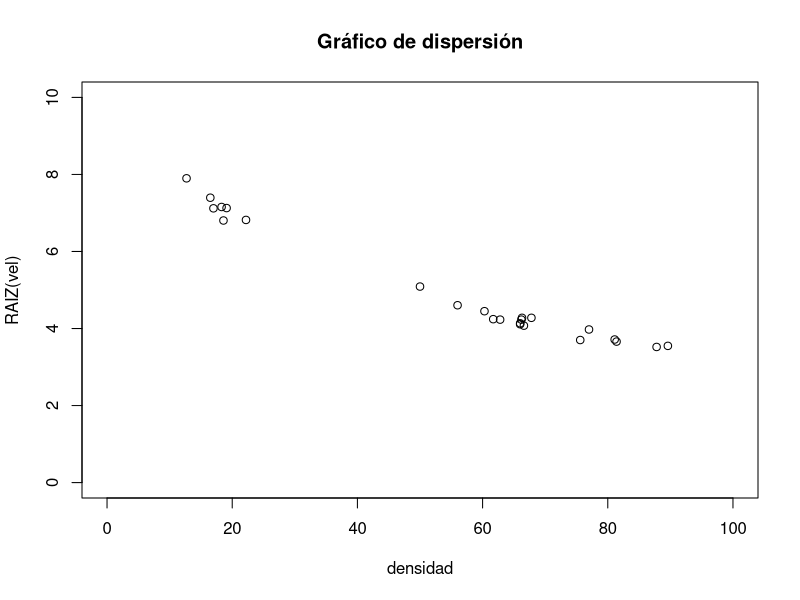
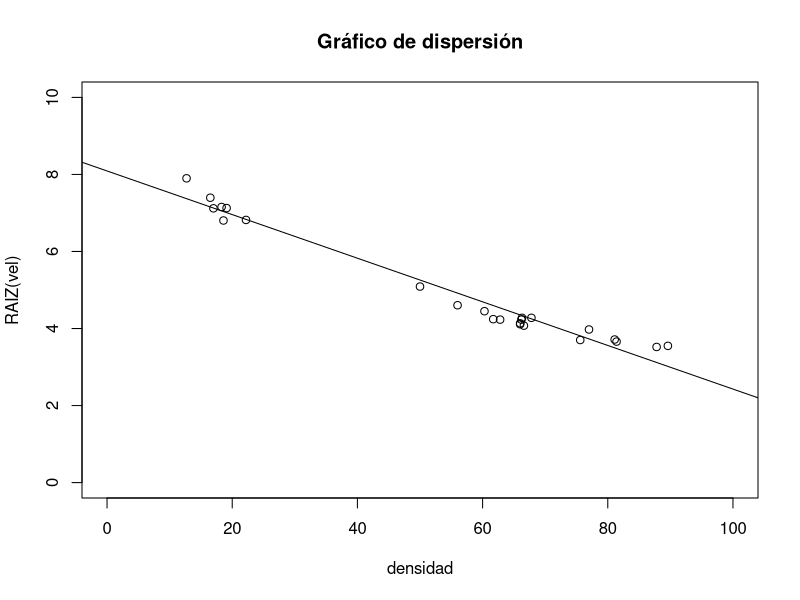
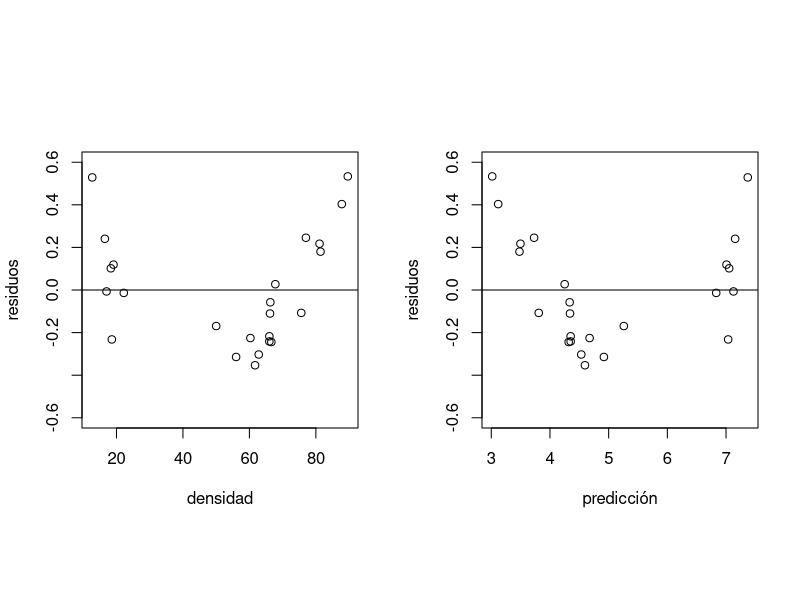
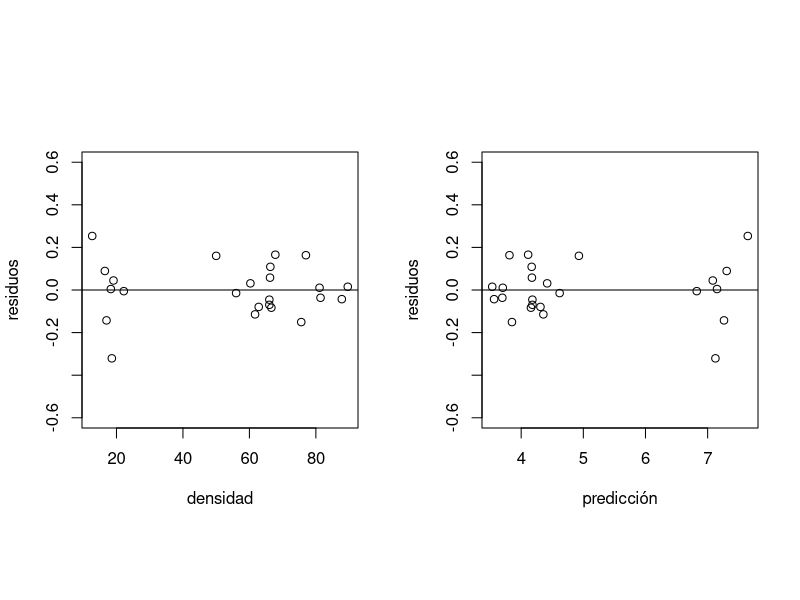
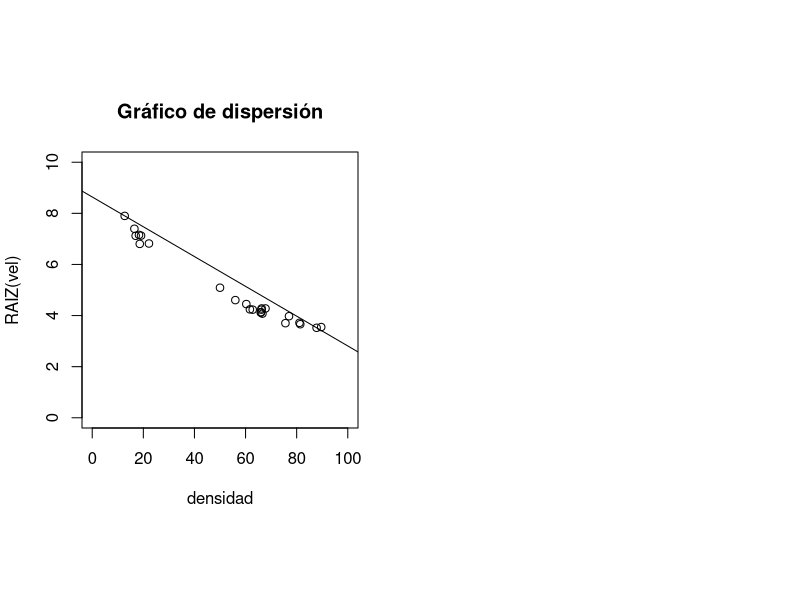
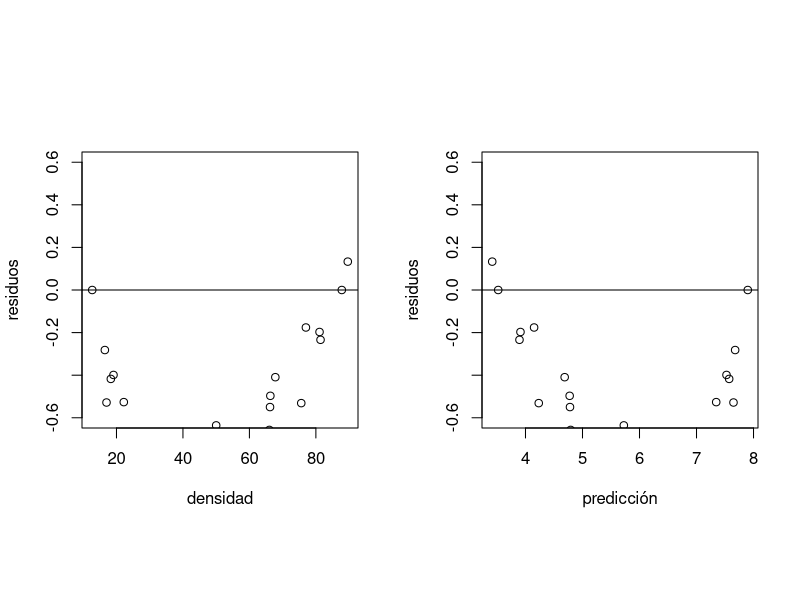
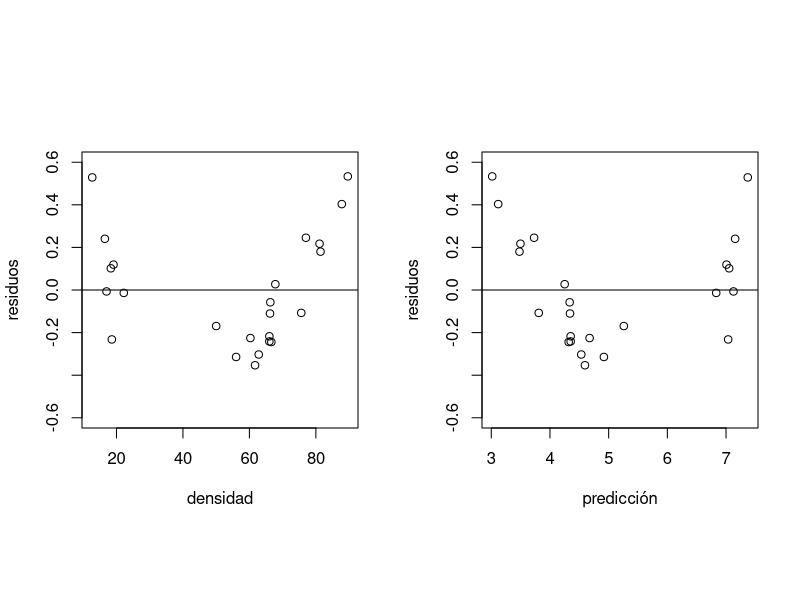
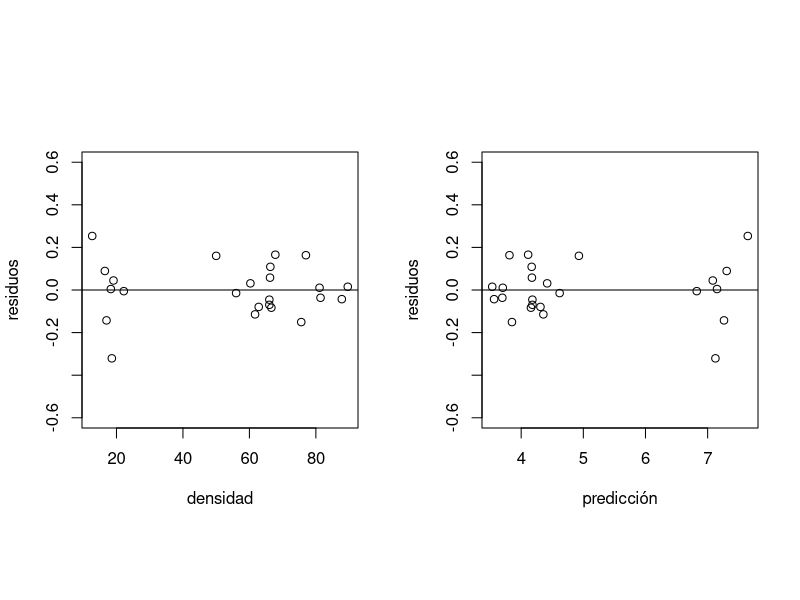

R code for these plots, in order:
## ---- chunk 1
dens<-c(12.7,17.0,66.0,50.0,87.8,81.4,75.6,66.2,81.1,62.8,77.0,89.6,
        18.3,19.1,16.5,22.2,18.6,66.0,60.3,56.0,66.3,61.7,66.6,67.8)
vel<-c(62.4,50.7,17.1,25.9,12.4,13.4,13.7,17.9,13.8,17.9,15.8,12.6,
       51.2,50.8,54.7,46.5,46.3,16.9,19.8,21.2,18.3,18.0,16.6,18.3)
rvel<-sqrt(vel)
knitr::kable(data.frame(Dato=1:24, Densidad=dens,Velocidad=vel), caption="Datos del problema de tráfico") 
## ---- chunk 2
plot(dens, rvel, xlim=c(0,100), ylim=c(0,10),
     xlab="densidad", ylab="RAIZ(vel)", main="Gráfico de dispersión")
## ---- chunk 3
recta.ls <- lsfit(dens,rvel) # no muestra el resultado
## ---- chunk 4
plot(dens, rvel, xlim=c(0,100), ylim=c(0,10),
     xlab="densidad", ylab="RAIZ(vel)", main="Gráfico de dispersión")
abline(recta.ls)
## ---- chunk 5
recta.ls$coef
## ---- chunk 6
ls.print(recta.ls, digits=4, print.it=T)
## ---- chunk 7
ls.diag(recta.ls)$std.dev
## ---- chunk 8
e <- recta.ls$residuals
par(mfrow=c(1,2))
par(pty="s")
plot(dens,e,type="p",xlab="densidad",ylab="residuos",ylim=c(-0.6,0.6))
abline(h=0)
pred<-rvel-e
plot(pred,e,type="p",xlab="predicción",ylab="residuos",ylim=c(-0.6,0.6))
abline(h=0)
## ---- chunk 9
trafico.df <- data.frame(dens,dens2=dens^2,rvel)
parabola.ls<-lsfit(trafico.df[,1:2],rvel)
parabola.ls$coef
round(parabola.ls$coef,5)

## ---- chunk 10
e <- parabola.ls$residuals
par(mfrow=c(1,2))
par(pty="s")
plot(dens,e,type="p",xlab="densidad",ylab="residuos",ylim=c(-0.6,0.6))
abline(h=0)
pred<-rvel-e
plot(pred,e,type="p",xlab="predicción",ylab="residuos",ylim=c(-0.6,0.6))
abline(h=0)
## ---- chunk 11
recta.lm <- lm(rvel ~ dens, data=trafico.df)
## ---- chunk 12
coef(recta.lm)
## ---- chunk 13
residuals(recta.lm)
## ---- chunk 14
summary(recta.lm)
## ---- chunk 15
summary(recta.lm)$r.squared
## ---- chunk 16
parabola.lm <- lm(rvel ~ dens + dens2, data=trafico.df)
## ---- chunk 17
plot(dens, rvel, xlim=c(0,100), ylim=c(0,10),
     xlab="densidad", ylab="RAIZ(vel)", main="Gráfico de dispersión")
b <- (sqrt(62.4)-sqrt(12.4))/(12.7-87.8)
a <- sqrt(62.4) - b*12.7
abline(a,b)
## ---- chunk 18
e <- rvel - (a + b * dens)
par(mfrow=c(1,2))
par(pty="s")
plot(dens,e,type="p",xlab="densidad",ylab="residuos",ylim=c(-0.6,0.6))
abline(h=0)
pred<-rvel-e
plot(pred,e,type="p",xlab="predicción",ylab="residuos",ylim=c(-0.6,0.6))
abline(h=0)
## ---- chunk 19
sum(e^2)
## ---- chunk 20
recta.lm <- lm(rvel ~ dens, data=trafico.df)
## ---- chunk 21
e <- residuals(recta.lm)
par(mfrow=c(1,2))
par(pty="s")
plot(dens,e,type="p",xlab="densidad",ylab="residuos",ylim=c(-0.6,0.6))
abline(h=0)
pred<-rvel-e
plot(pred,e,type="p",xlab="predicción",ylab="residuos",ylim=c(-0.6,0.6))
abline(h=0)
## ---- chunk 22
sum(e^2)
## ---- chunk 23
parabola.lm <- lm(rvel ~ dens + dens2, data=trafico.df)
## ---- chunk 24
e <- residuals(parabola.lm)
par(mfrow=c(1,2))
par(pty="s")
plot(dens,e,type="p",xlab="densidad",ylab="residuos",ylim=c(-0.6,0.6))
abline(h=0)
pred<-rvel-e
plot(pred,e,type="p",xlab="predicción",ylab="residuos",ylim=c(-0.6,0.6))
abline(h=0)
## ---- chunk 25
sum(e^2)
## ---- chunk 26
cc <- as.numeric(coef(recta.lm))
flujo <- (cc[1]+cc[2]*dens)^2 * dens
plot(dens, flujo, xlim=c(0,100), 
     xlab="densidad", ylab="velocidad", main="Gráfico de dispersión")
curve((cc[1]+cc[2]*x)^2*x, add=T)
## ---- chunk 27
round(- cc[1]/(3*cc[2]), 2)
## ---- chunk 28
curve((cc[1]+cc[2]*x)^2*x, xlim=c(0,200), xlab="densidad", ylab="flujo")
dens.max <- - cc[1]/(3*cc[2])
flujo.max <- (cc[1]+cc[2]*dens.max)^2 * dens.max
segments(dens.max,0,dens.max,flujo.max, col="violet", lwd=2)
